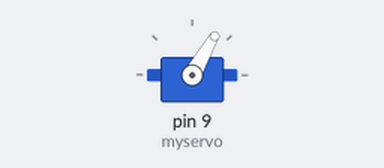
A sketch run on a simulated Arduino Uno, built with avr-gcc and run on an emulated ATmega328P. Parts: servo.

Above: at 0.05 s.
At 3.0 s:
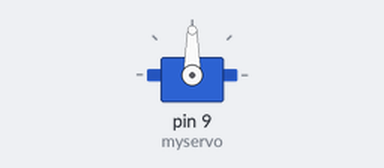
At 6.0 s:
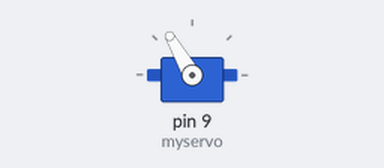
Timing chart, 0 to 7.8 s (numbered marks = the images above):
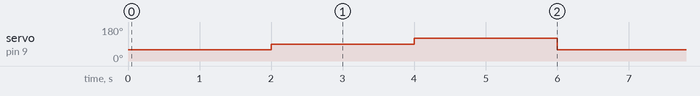

The sketch:

P1_Actuador_1y2.ino
```cpp
#include <Servo.h> // Libreria para controlar el servo

Servo myservo;  // create Servo object to control a servo
int pos = 0;    // variable to store the servo position

void setup() {
  myservo.attach(9);  // Indico el pin PWM de arduino que controla al servo
}

void loop() {
  // Ejercicio 1: Se controla el ancho del pulso PWM que se envía al servo

  // myservo.writeMicroseconds(1000);
  // delay(2000);
  // myservo.writeMicroseconds(1500);
  // delay(2000);
  // myservo.writeMicroseconds(2000);
  // delay(2000);
  // myservo.writeMicroseconds(1500);
  // delay(2000);

/*-----------------------------------------------------------------------------------------*/

  // Ejercicio 2: Se controla la posición del servo pasando un angulo entre 0° y 180°

  myservo.write(60);
  delay(2000);
  myservo.write(90);
  delay(2000);
  myservo.write(120);
  delay(2000);
  // myservo.write(90);
  // delay(2000);

}
```

Measured:
- by itself, servo on pin 9 (myservo): repeats every 6.0 s: 120° 2.0 s, 60° 2.0 s, 90° 2.0 s
